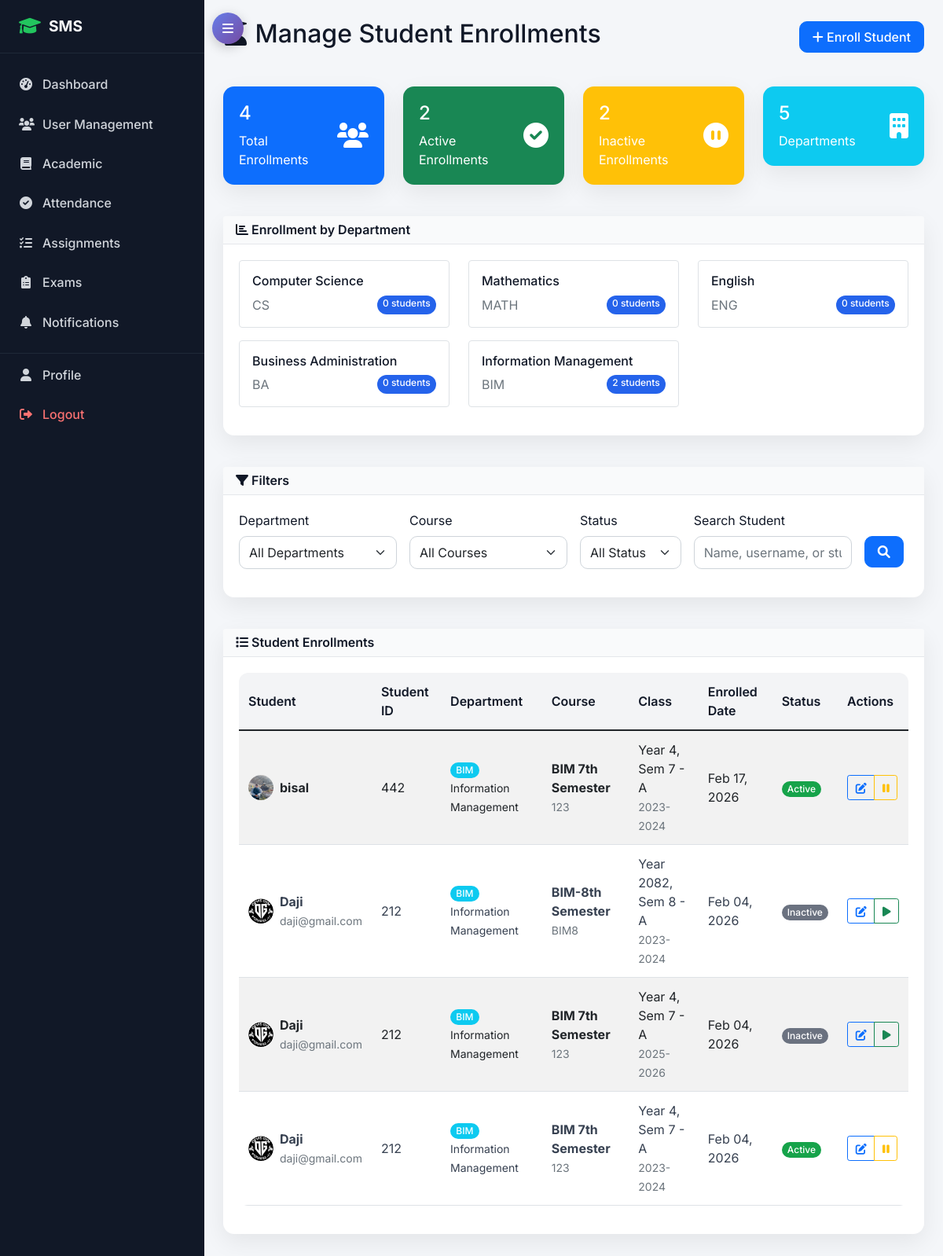
/academic/enrollments/manage/ (signed in), run on an earlier commit of the app's database.
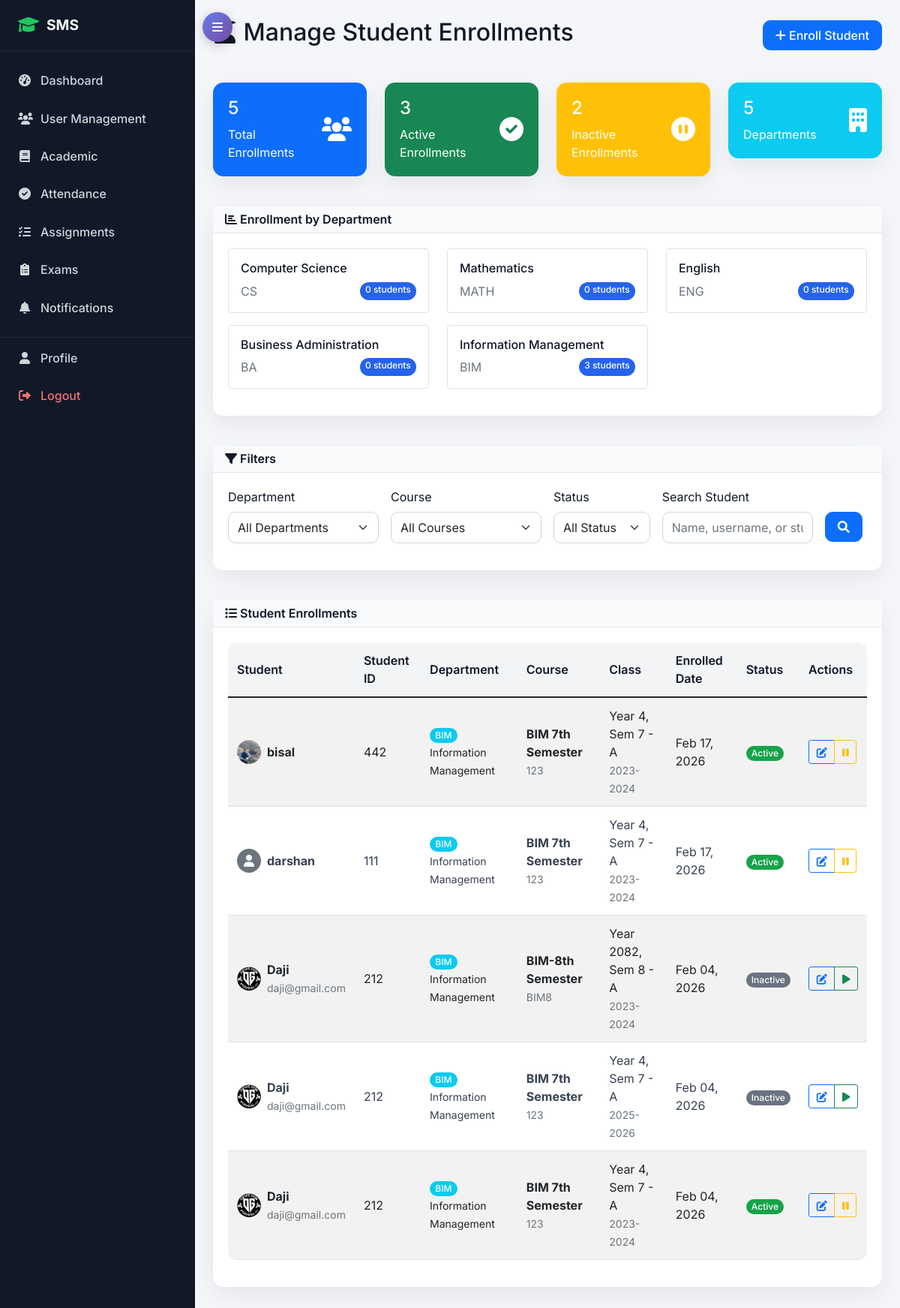
And on a later commit of the database.
### academic/models.py (models this page shows, shortened)
class Department(models.Model):
    name = models.CharField(max_length=100, unique=True)
    code = models.CharField(max_length=10, unique=True)
    description = models.TextField(blank=True)
    head_of_department = models.ForeignKey(TeacherProfile, on_delete=models.SET_NULL, null=True, blank=True)
    created_at = models.DateTimeField(auto_now_add=True)

class StudentEnrollment(models.Model):
    student = models.ForeignKey(StudentProfile, on_delete=models.CASCADE)
    class_enrolled = models.ForeignKey(Class, on_delete=models.CASCADE)
    enrollment_date = models.DateField(auto_now_add=True)
    is_active = models.BooleanField(default=True)
    class Meta:
        unique_together = ['student', 'class_enrolled']

class Class(models.Model):
    name = models.CharField(max_length=50)
    course = models.ForeignKey(Course, on_delete=models.CASCADE)
    year = models.PositiveIntegerField()  # 1st year, 2nd year, etc.
    semester = models.PositiveIntegerField()
    section = models.CharField(max_length=10)
    academic_year = models.ForeignKey(AcademicYear, on_delete=models.CASCADE)
    class_teacher = models.ForeignKey(TeacherProfile, on_delete=models.SET_NULL, null=True, blank=True, related_name='class_teacher_for')
    class Meta:
        unique_together = ['course', 'year', 'semester', 'section', 'academic_year']

class Course(models.Model):
    name = models.CharField(max_length=100)
    code = models.CharField(max_length=20, unique=True)
    department = models.ForeignKey(Department, on_delete=models.CASCADE)
    duration_years = models.PositiveIntegerField(default=4)
    description = models.TextField(blank=True)

class AcademicYear(models.Model):
    year = models.CharField(max_length=20, unique=True)  # e.g., "2023-2024"
    start_date = models.DateField()
    end_date = models.DateField()
    is_current = models.BooleanField(default=False)

### accounts/models.py (models this page shows, shortened)
class StudentProfile(models.Model):
    user = models.OneToOneField(User, on_delete=models.CASCADE, related_name='student_profile')
    student_id = models.CharField(max_length=20, unique=True)
    admission_date = models.DateField()
    guardian_name = models.CharField(max_length=100)
    guardian_phone = models.CharField(max_length=17)
    guardian_email = models.EmailField()
    emergency_contact = models.CharField(max_length=17)
    blood_group = models.CharField(max_length=5, blank=True)

class User(AbstractUser):
    USER_TYPE_CHOICES = (
        ('admin', 'Admin'),
        ('student', 'Student'),
        ('teacher', 'Teacher'),
        ('parent', 'Parent'),
    )
    user_type = models.CharField(max_length=10, choices=USER_TYPE_CHOICES)
    phone_regex = RegexValidator(regex=r'^\+?1?\d{9,15}$', message="Phone number must be entered in the format: '+999999999'. Up to 15 digits allowed.")
    phone_number = models.CharField(validators=[phone_regex], max_length=17, blank=True)
    address = models.TextField(blank=True)
    date_of_birth = models.DateField(null=True, blank=True)
    profile_picture = models.ImageField(upload_to='profile_pics/', blank=True, null=True)
    is_active = models.BooleanField(default=True)
    created_at = models.DateTimeField(auto_now_add=True)
    updated_at = models.DateTimeField(auto_now=True)

### academic/views.py (the view, shortened to what this page needs)
# urls.py: path('enrollments/manage/', views.manage_student_enrollment, name='manage_student_enrollment'),
@login_required
@user_passes_test(is_teacher_or_admin)
@login_required
@user_passes_test(is_admin)
def manage_student_enrollment(request):
    enrollments = StudentEnrollment.objects.select_related(
        'student__user',
        'class_enrolled__course__department',
        'class_enrolled__course',
        'class_enrolled__academic_year'
    ).order_by('-enrollment_date')
    department_filter = request.GET.get('department')
    course_filter = request.GET.get('course')
    status_filter = request.GET.get('status')
    search = request.GET.get('search', '')
    if department_filter:
        enrollments = enrollments.filter(class_enrolled__course__department_id=department_filter)
    if course_filter:
        enrollments = enrollments.filter(class_enrolled__course_id=course_filter)
    if status_filter:
        if status_filter == 'active':
            enrollments = enrollments.filter(is_active=True)
        elif status_filter == 'inactive':
            enrollments = enrollments.filter(is_active=False)
    paginator = Paginator(enrollments, 20)
    page_number = request.GET.get('page')
    page_obj = paginator.get_page(page_number)
    departments = Department.objects.all()
    courses = Course.objects.all()
    if department_filter:
        courses = courses.filter(department_id=department_filter)
    total_enrollments = enrollments.count()
    active_enrollments = enrollments.filter(is_active=True).count()
    inactive_enrollments = total_enrollments - active_enrollments
    dept_stats = []
    for dept in departments:
        dept_enrollment_count = StudentEnrollment.objects.filter(
            class_enrolled__course__department=dept,
            is_active=True
        ).count()
        dept_stats.append({
            'department': dept,
            'enrollment_count': dept_enrollment_count
        })
    context = {
        'page_obj': page_obj,
        'departments': departments,
        'courses': courses,
        'department_filter': department_filter,
        'course_filter': course_filter,
        'status_filter': status_filter,
        'search': search,
        'total_enrollments': total_enrollments,
        'active_enrollments': active_enrollments,
        'inactive_enrollments': inactive_enrollments,
        'dept_stats': dept_stats,
    }
    return render(request, 'academic/manage_student_enrollment.html', context)

### academic/views.py (called while the page is built)
def is_admin(user):
    return user.is_authenticated and user.user_type == 'admin'

def is_teacher_or_admin(user):
    return user.is_authenticated and user.user_type in ['admin', 'teacher']

### templates/academic/manage_student_enrollment.html (shortened to what the changed rows need)
{% extends 'base.html' %}
{% block content %}
<div class="row">
    <div class="col-12">
        <div class="d-flex justify-content-between align-items-center mb-4">
            <h2><i class="fas fa-user-graduate"></i> Manage Student Enrollments</h2>
        </div>
    </div>
</div>
<div class="row mb-4">
    <div class="col-md-3">
        <div class="card bg-primary text-white">
            <div class="card-body">
                <div class="d-flex justify-content-between">
                    <div>
                        <h4>{{ total_enrollments }}</h4>
                        <p class="mb-0">Total Enrollments</p>
                    </div>
                </div>
            </div>
        </div>
    </div>
    <div class="col-md-3">
        <div class="card bg-success text-white">
            <div class="card-body">
                <div class="d-flex justify-content-between">
                    <div>
                        <h4>{{ active_enrollments }}</h4>
                        <p class="mb-0">Active Enrollments</p>
                    </div>
                </div>
            </div>
        </div>
    </div>
</div>
<div class="row mb-4">
    <div class="col-12">
        <div class="card">
            <div class="card-body">
                <div class="row">
                    {% for stat in dept_stats %}
                    <div class="col-md-4 mb-3">
                        <div class="border rounded p-3">
                            <h6>{{ stat.department.name }}</h6>
                            <div class="d-flex justify-content-between">
                                <span class="text-muted">{{ stat.department.code }}</span>
                                <span class="badge bg-primary">{{ stat.enrollment_count }} students</span>
                            </div>
                        </div>
                    </div>
                    {% endfor %}
                </div>
            </div>
        </div>
    </div>
</div>
<div class="row">
    <div class="col-12">
        <div class="card">
            <div class="card-body">
                {% if page_obj %}
                    <div class="table-responsive">
                        <table class="table table-striped">
                            <thead>
                                <tr>
                                    <th>Student</th>
                                    <th>Student ID</th>
                                    <th>Department</th>
                                    <th>Course</th>
                                    <th>Class</th>
                                    <th>Enrolled Date</th>
                                    <th>Status</th>
                                    <th>Actions</th>
                                </tr>
                            </thead>
                            <tbody>
                                {% for enrollment in page_obj %}
                                <tr>
                                    <td>
                                        <div class="d-flex align-items-center">
                                            {% if enrollment.student.user.profile_picture %}
                                                <img src="{{ enrollment.student.user.profile_picture.url }}"
                                                     class="rounded-circle me-2" width="32" height="32">
                                            {% else %}
                                                <div class="bg-secondary rounded-circle me-2 d-flex align-items-center justify-content-center"
                                                     style="width: 32px; height: 32px;">
                                                    <i class="fas fa-user text-white"></i>
                                                </div>
                                            {% endif %}
                                            <div>
                                                <strong>{{ enrollment.student.user.get_full_name|default:enrollment.student.user.username }}</strong>
                                                <br><small class="text-muted">{{ enrollment.student.user.email }}</small>
                                            </div>
                                        </div>
                                    </td>
                                    <td>{{ enrollment.student.student_id }}</td>
                                    <td>
                                        <span class="badge bg-info">{{ enrollment.class_enrolled.course.department.code }}</span>
                                        <br><small>{{ enrollment.class_enrolled.course.department.name }}</small>
                                    </td>
                                    <td>
                                        <strong>{{ enrollment.class_enrolled.course.name }}</strong>
                                        <br><small class="text-muted">{{ enrollment.class_enrolled.course.code }}</small>
                                    </td>
                                    <td>
                                        Year {{ enrollment.class_enrolled.year }}, Sem {{ enrollment.class_enrolled.semester }} - {{ enrollment.class_enrolled.section }}
                                        <br><small class="text-muted">{{ enrollment.class_enrolled.academic_year.year }}</small>
                                    </td>
                                    <td>{{ enrollment.enrollment_date|date:"M d, Y" }}</td>
                                    <td>
                                        {% if enrollment.is_active %}
                                            <span class="badge bg-success">Active</span>
                                        {% else %}
                                            <span class="badge bg-secondary">Inactive</span>
                                        {% endif %}
                                    </td>
                                    <td>
                                        <div class="btn-group btn-group-sm">
                                            <a href="{% url 'academic:edit_student_enrollment' enrollment.id %}"
                                               class="btn btn-outline-primary" title="Edit">
                                                <i class="fas fa-edit"></i>
                                            </a>
                                            {% if enrollment.is_active %}
                                                <button class="btn btn-outline-warning"
                                                        onclick="toggleEnrollmentStatus({{ enrollment.id }}, false)"
                                                        title="Deactivate">
                                                    <i class="fas fa-pause"></i>
                                                </button>
                                            {% else %}
                                                <button class="btn btn-outline-success"
                                                        onclick="toggleEnrollmentStatus({{ enrollment.id }}, true)"
                                                        title="Activate">
                                                    <i class="fas fa-play"></i>
                                                </button>
                                            {% endif %}
                                        </div>
                                    </td>
                                </tr>
                                {% endfor %}
                            </tbody>
                        </table>
                    </div>
                {% endif %}
            </div>
        </div>
    </div>
</div>
{% endblock %}

What changed in the data, as far as the page shows it:
computed for Department "Information Management": enrollment_count "2" → "3"
added StudentEnrollment: student.user.get_full_name "darshan", student.student_id "111", class_enrolled.course.department.code "BIM", class_enrolled.course.department.name "Information Management", class_enrolled.course.name "BIM 7th Semester", class_enrolled.course.code "123", class_enrolled.year "4", class_enrolled.semester "7", class_enrolled.section "A", class_enrolled.academic_year.year "2023-2024", enrollment_date "Feb 17, 2026", is_active "Active"
Also different on the page:
{{ total_enrollments }}: "4" → "5"
{{ active_enrollments }}: "2" → "3"
